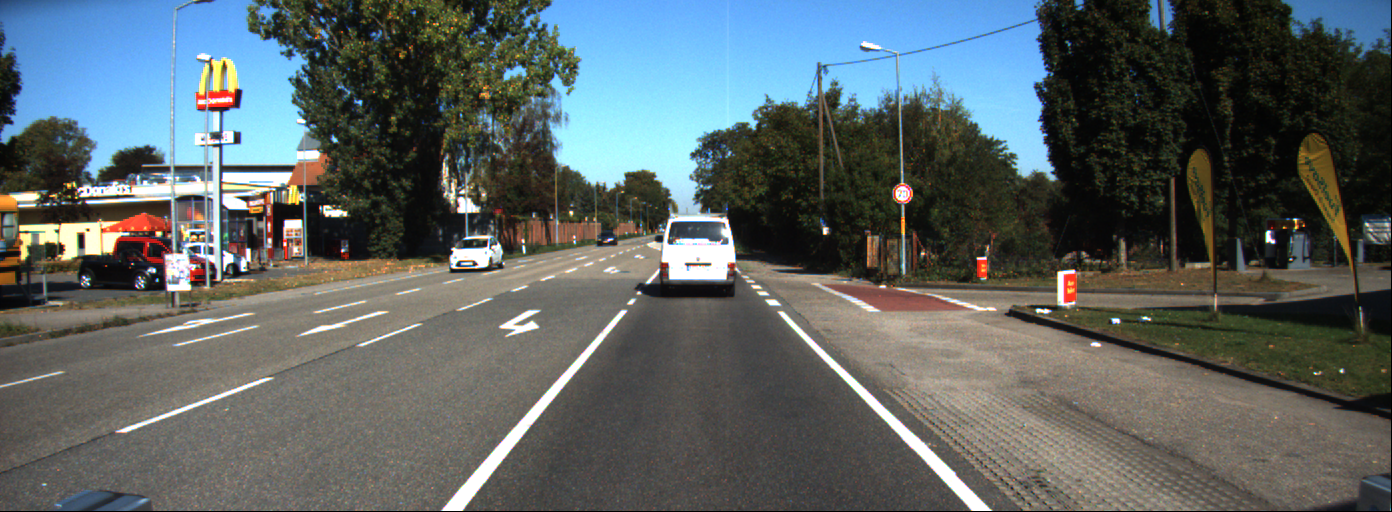
%> input picture test_im12.png, 1392 x 512 px
$ octave program.m   (GNU Octave 9; MATLAB toolbox functions it lacks are replaced by stand-ins)
%> lines starting %> are read from the running program, lines starting %| are printed output that depends on the picture; in (x1, y1, x2, y2) boxes, pixels count from 0 and x2, y2 are one past the last pixel; in counts of white or black regions, pixels touching at a corner belong together; the program's own positions count from 1
close all;
clear all;

% [4 lines of commented-out code are left out]

im = imread('test_im12.png');
%> im is the input picture: size 512x1392x3 uint8; mean R, G, B 90.6, 99.1, 99.6

[h w c]=size(im);
%> h = 512; w = 1392; c = 3
figure
imshow(im);
imwrite(im,"obraz_color.png");
title('obraz w RGB');

%% skala szarosci
% wsteSpne przeksztalcenie w celu przeprowadzeni binaryzacji
% wyliczanie skladowej L z formatu HSL

im_grey=zeros(h,w);
for i=1:h
    for j=1:w
        im_grey(i,j)=max(im(i,j,:))/2+min(im(i,j,:))/2;
%         im_grey2(i,j)=im_
    end;
end;
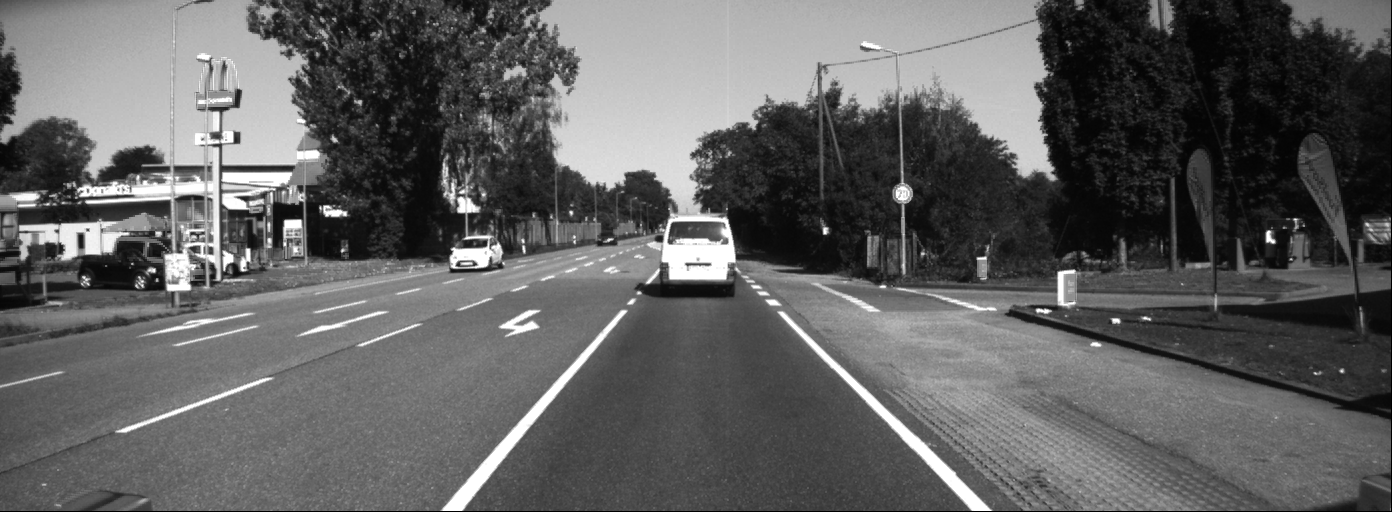
%> im_grey: size 512x1392 double; min 0, max 255, mean 96.4
im_grey2=im_grey/255;


figure
imshow(im_grey2);
title('skala szarosci');
imwrite(im_grey2,"obraz_grey.png");

%% binaryzacja
% binaryzacja stalym progiem dawala dla dobrze oswietlonej jezdni dobre
% oddzielenie od pas體 ruchu. Dla zbyt przeswietlonych jezdni, lub zbyt
% zacienionych pasy albo maja tendencje sie laczyc z fragmentami jezdni lub
% pobocza.

for x=1:h
    for y=1:w
        if im_grey(x,y) > 192
            im_bin(x,y)=1;
        else
            im_bin(x,y)=0;
        end;
    end;
end;
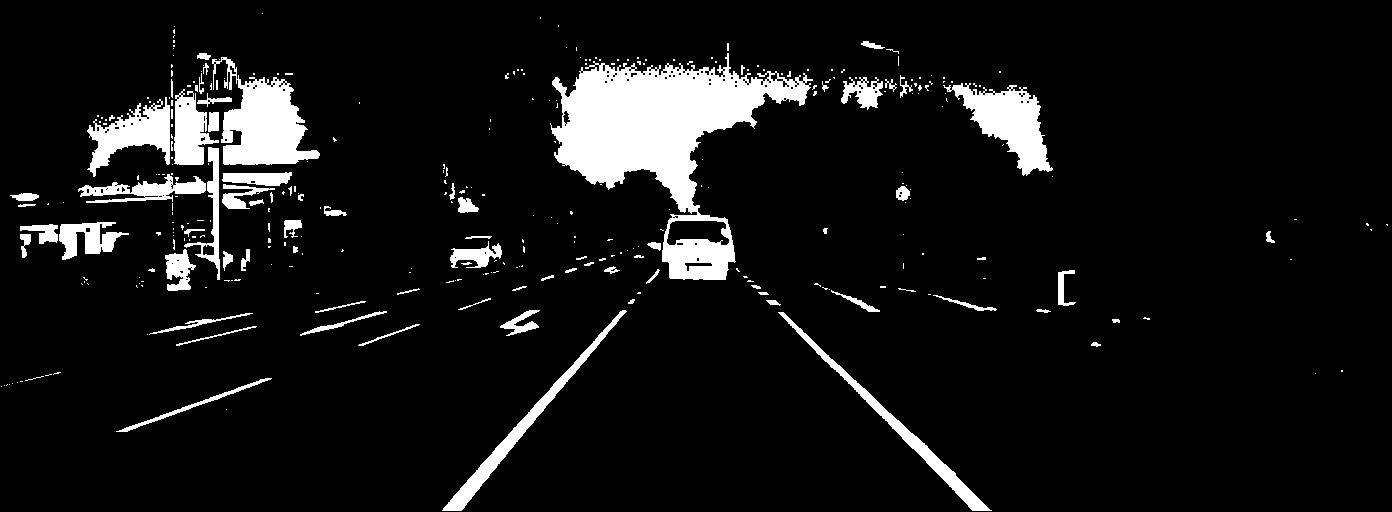
%> im_bin: size 512x1392 double; values 0 (black) and 1 (white), 8.1% white; 327 white regions (247 under 20 px), largest, box (x1, y1, x2, y2) and area: (550, 53, 813, 280) 22447, (212, 57, 320, 165) 5967, (943, 83, 1053, 176) 4330
figure
imshow(im_bin);
title('binaryzacja progiem 192');
imwrite(im_bin,"obraz_binarny.png");

%% ROI
% trapez zainteresowanie ma na celu usuniecie czesci niebosklonu i bobocza
% w celu skuteczniejszej detekcji pas體.

im_bin1=zeros(h,w);
im_bin2=zeros(h,w);

for x=1:h
    for y=1:w
        w1=y-3/8*w;
        w2=-y+w*5/8;

        if x>h*1/2
            if w1<x
                if w2<x
                    im_bin1(x,y)=im_bin(x,y);
%                     im_bin1(x,y)=im_gray(x,y);
                    im_bin2(x,y)=1;
                end;
            end;
        end;
    end;
end;
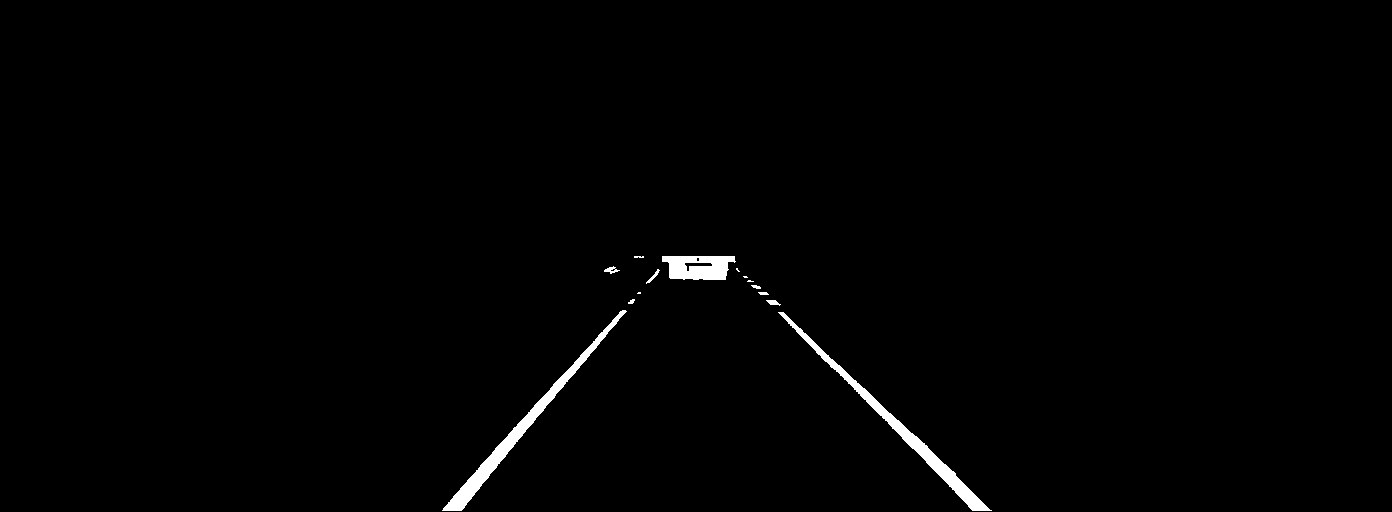
%> im_bin1: size 512x1392 double; values 0 (black) and 1 (white), 0.96% white; 14 white regions (5 under 20 px), largest, box (x1, y1, x2, y2) and area: (442, 310, 627, 511) 2651, (778, 312, 992, 511) 2544, (662, 256, 736, 280) 1369
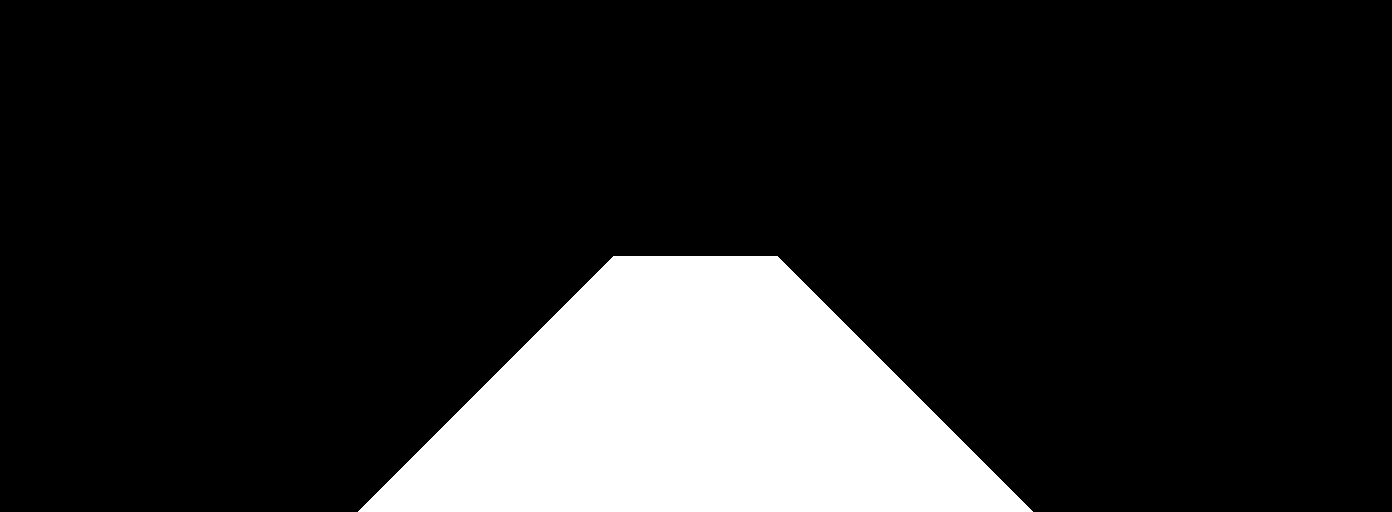
%> im_bin2: size 512x1392 double; values 0 (black) and 1 (white), 15.1% white; 1 white region, box (x1, y1, x2, y2) and area: (358, 256, 1033, 512) 107520

figure
imshow(im_bin1);
title('ROI');
% imshow(im_bin1,[0 255]);
% figure
% imshow(im_bin2);
imwrite(im_bin1,"obraz_roi.png");
imwrite(im_bin2,"roi.png");

%% zamkniecie
% wykorzystane w celu pozbycia sie pojedynczych czarnych pixeli na pasach

SE=strel('square',3);
im_bin3=imdilate(im_bin1,SE);
%> im_bin3: size 512x1392 double; values 0 (black) and 1 (white), 1.3% white; 13 white regions, largest, box (x1, y1, x2, y2) and area: (441, 309, 628, 512) 3427, (777, 311, 993, 512) 3374, (661, 255, 737, 281) 1649
im_bin3=imerode(im_bin3,SE);
%> im_bin3: size 512x1392 double; values 0 (black) and 1 (white), 0.97% white; 14 white regions (4 under 20 px), largest, box (x1, y1, x2, y2) and area: (442, 310, 627, 512) 2671, (778, 312, 992, 512) 2564, (662, 256, 736, 280) 1389

% [5 lines of commented-out code are left out]

figure
imshow(im_bin3);
title('Zamkniecie');
% im_bin3=im_bin1

%%  LMPS
% Detekcja pas體 ruchu i usuniecie element體 nie nalezacych do pasow jezdni.

im_bin4=zeros(h,w);
for x=1:h
    if x>h/2
        threshold_up=(((x-h/2)*62)/h)+(w/90);
        treshold_down=(((x-h/2)*20)/h)+(w/400);
    else
        treshold_down=0;
        threshold_up=0;
    end;
    szerokosc_rysowaniej_linii=0.008*w;
    grubosc_linii=0;
    szerokosc_narysowanej_linii=0;
    flaga_rysowania_linii=0;
    for y=1:w

% [5 lines of commented-out code are left out]
       if im_bin3(x,y)==1
           grubosc_linii=grubosc_linii+1;
       else
           if grubosc_linii>treshold_down && grubosc_linii<threshold_up
               flaga_rysowania_linii=1;
           end;
           grubosc_linii=0;
       end;
       if flaga_rysowania_linii==1
           szerokosc_narysowanej_linii=szerokosc_narysowanej_linii+1;
           im_bin4(x,y)=1;
       end;
       if szerokosc_rysowaniej_linii<szerokosc_narysowanej_linii
           flaga_rysowania_linii=0;
           szerokosc_narysowanej_linii=0;
       end;
    end;

end;
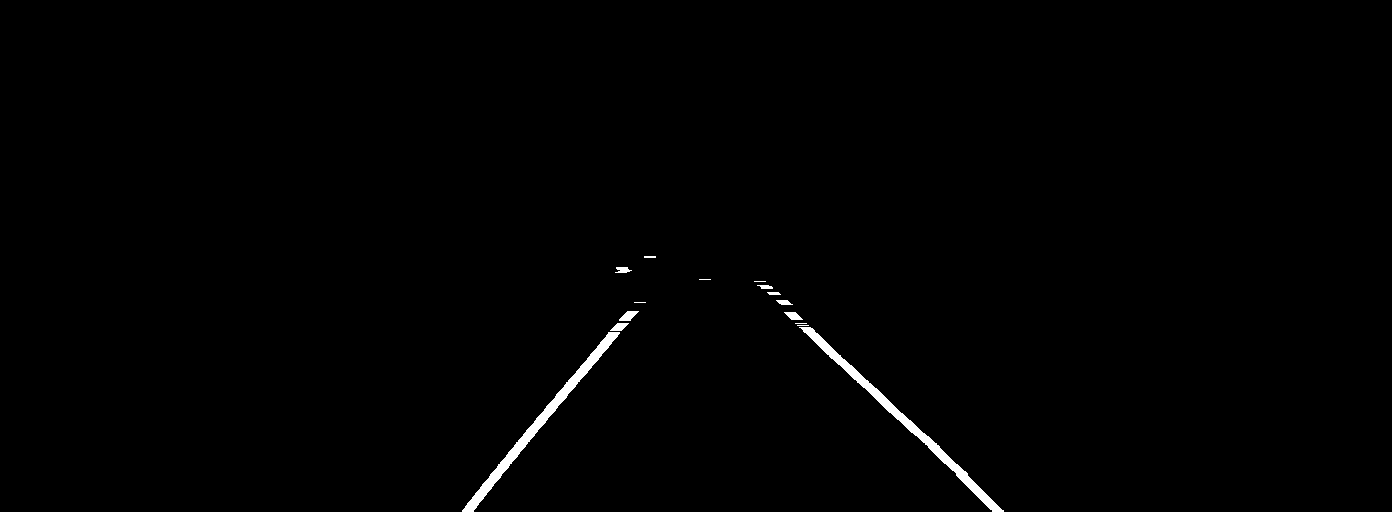
%> im_bin4: size 512x1392 double; values 0 (black) and 1 (white), 0.7% white; 15 white regions (5 under 20 px), largest, box (x1, y1, x2, y2) and area: (799, 327, 1004, 512) 2220, (462, 332, 620, 512) 2160, (619, 311, 639, 321) 120
%> after the loop, threshold_up = 46.47; treshold_down = 13.48

figure
imshow(im_bin4);
title('LMPS');
imwrite(im_bin4,"obraz_lmps.png");

%% otwarcie
% [17 lines of commented-out code are left out]

im_bin5=im_bin4;

%% srodki ciezkosci
m00=[0 0 0 0];
m01=[0 0 0 0];
m10=[0 0 0 0];
n00=[0 0 0 0];
n01=[0 0 0 0];
n10=[0 0 0 0];

for x=1:h
    for y=1:w
        if y<w/2
            if (x>h/2) && (x<=h*5/8)
                m00(1)=m00(1)+im_bin5(x,y);
                m01(1)=m01(1)+im_bin5(x,y)*y;
                m10(1)=m10(1)+im_bin5(x,y)*x;
            elseif (x>h*5/8) && (x<=h*3/4)
                m00(2)=m00(2)+im_bin5(x,y);
                m01(2)=m01(2)+im_bin5(x,y)*y;
                m10(2)=m10(2)+im_bin5(x,y)*x;
            elseif (x>h*3/4) && (x<=h*7/8)
                m00(3)=m00(3)+im_bin5(x,y);
                m01(3)=m01(3)+im_bin5(x,y)*y;
                m10(3)=m10(3)+im_bin5(x,y)*x;
            elseif (x>h*7/8)
                m00(4)=m00(4)+im_bin5(x,y);
                m01(4)=m01(4)+im_bin5(x,y)*y;
                m10(4)=m10(4)+im_bin5(x,y)*x;
            end;
        else
            if (x>h/2) && (x<=h*5/8)
                n00(1)=n00(1)+im_bin5(x,y);
                n01(1)=n01(1)+im_bin5(x,y)*y;
                n10(1)=n10(1)+im_bin5(x,y)*x;
            elseif (x>h*5/8) && (x<=h*3/4)
                n00(2)=n00(2)+im_bin5(x,y);
                n01(2)=n01(2)+im_bin5(x,y)*y;
                n10(2)=n10(2)+im_bin5(x,y)*x;
            elseif (x>h*3/4) && (x<=h*7/8)
                n00(3)=n00(3)+im_bin5(x,y);
                n01(3)=n01(3)+im_bin5(x,y)*y;
                n10(3)=n10(3)+im_bin5(x,y)*x;
            elseif (x>h*7/8)
                n00(4)=n00(4)+im_bin5(x,y);
                n01(4)=n01(4)+im_bin5(x,y)*y;
                n10(4)=n10(4)+im_bin5(x,y)*x;
            end;
        end;

    end;
end;
%> after the loop, m00 = [216 732 768 768]; m01 = [136176 437706 418776 378540]; m10 = [63420 258996 319872 369024]; n00 = [264 708 768 768]; n01 = [205560 590598 691500 742836]; n10 = [79692 251304 319872 369024]

l=0;
r=0;
for i=1:4
    if m00(i)~=0
        l=l+1;
        Xl(l)=floor(m10(i)/m00(i));
        Yl(l)=floor(m01(i)/m00(i));
    end
    if n00(i)~=0
        r=r+1;
        Xr(r)=floor(n10(i)/n00(i));
        Yr(r)=floor(n01(i)/n00(i));
    end
end
%> after the loop, Xl = [293 353 416 480]; Xr = [301 354 416 480]; Yl = [630 597 545 492]; Yr = [778 834 900 967]; l = 4; r = 4


b=floor(h/2):1:h;
%> b = 257 values from 256 to 512

figure
% imshow(im_gray,[0 255]);
imshow(im);
hold on
if l>1
    vq1=interp1(Xl,Yl,b,'spline');
    plot(vq1,b,'b','LineWidth',2);
end
if r>1
    vq2=interp1(Xr,Yr,b,'spline');
    plot(vq2,b,'g','LineWidth',2);
end
plot(Yl,Xl,'bs',...
    'MarkerSize',8,...
    'MarkerEdgeColor','r',...
    'MarkerFaceColor','r');
plot(Yr,Xr,'gs',...
    'MarkerSize',8,...
    'MarkerEdgeColor','r',...
    'MarkerFaceColor','r');
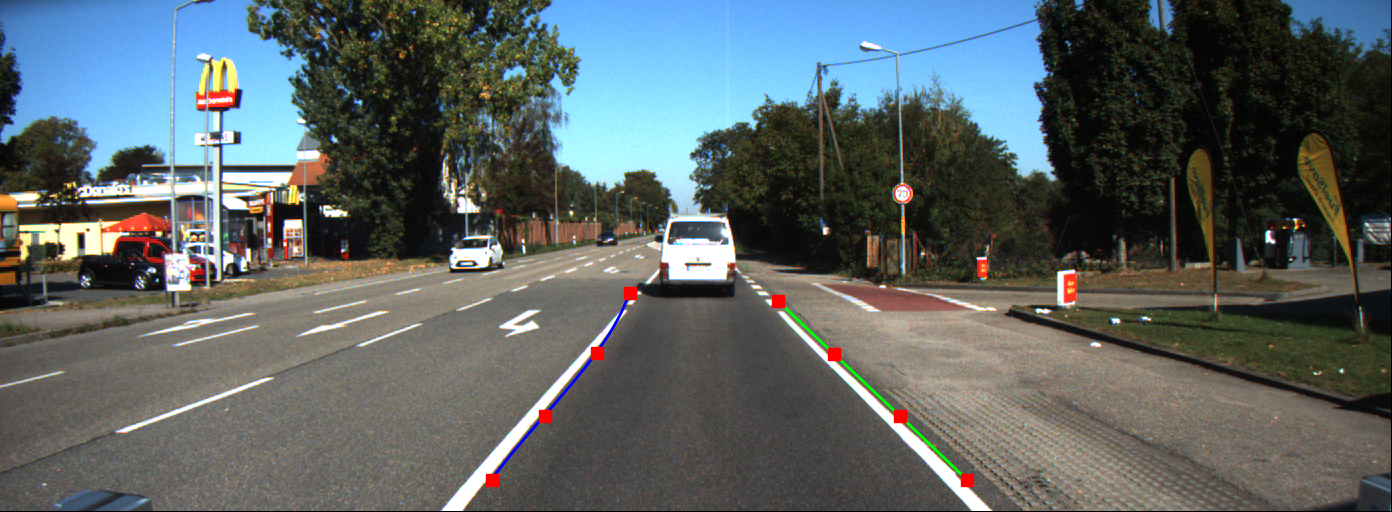
%> figure redrawn from the program's plot data
hold off

% [9 lines of commented-out code are left out]
